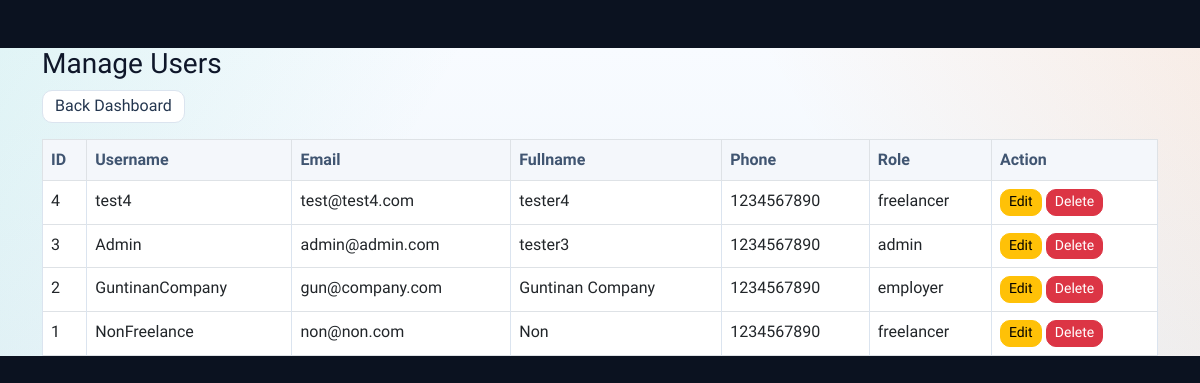
Screenshot of /_legacy/manage_users.php (signed in) with the database file from the repository.
### tables this page shows
CREATE TABLE `users` (
  `user_id` int(11) NOT NULL,
  `username` varchar(50) DEFAULT NULL,
  `email` varchar(100) DEFAULT NULL,
  `password` varchar(255) DEFAULT NULL,
  `fullname` varchar(100) DEFAULT NULL,
  `phone` varchar(20) DEFAULT NULL,
  `gender` varchar(20) DEFAULT NULL,
  `role` enum('admin','employer','freelancer') DEFAULT NULL,
  `created_at` timestamp NOT NULL DEFAULT current_timestamp(),
  `latitude` double DEFAULT NULL,
  `longitude` double DEFAULT NULL,
  `company_details` text DEFAULT NULL
);

### _legacy/manage_users.php (the view, shortened to what this page needs)
<?php
require_once __DIR__ . "/../config/config.php";
$users = mysqli_query($conn,"
SELECT *
FROM users
ORDER BY user_id DESC
");
?>
<!DOCTYPE html>
<html>
<head>
<link href="https://cdn.jsdelivr.net/npm/bootstrap@5.3.0/dist/css/bootstrap.min.css" rel="stylesheet">
<link rel="stylesheet" href="../assets/css/freelancehub-theme.css">
</head>
<body>
<div class="container mt-5">
<h3>Manage Users</h3>
<a href="../admin/dashboard.php" class="btn btn-secondary mb-3">
Back Dashboard
</a>
<table class="table table-bordered">
<tr>
<th>ID</th>
<th>Username</th>
<th>Email</th>
<th>Fullname</th>
<th>Phone</th>
<th>Role</th>
<th>Action</th>
</tr>
<?php while($row=mysqli_fetch_assoc($users)){ ?>
<tr>
<td><?php echo $row['user_id']; ?></td>
<td><?php echo $row['username']; ?></td>
<td><?php echo $row['email']; ?></td>
<td><?php echo $row['fullname']; ?></td>
<td><?php echo $row['phone']; ?></td>
<td><?php echo $row['role']; ?></td>
<td>
<a href="edit_user.php?id=<?php echo $row['user_id']; ?>"
class="btn btn-warning btn-sm">
Edit
</a>
<a href="manage_users.php?delete=<?php echo $row['user_id']; ?>"
class="btn btn-danger btn-sm"
onclick="return confirm('Delete user?')">
Delete
</a>
</td>
</tr>
<?php } ?>
</table>
</div>
</body>
</html>

### assets/css/freelancehub-theme.css (style rules this page uses)
:root { --navy: #0b1220; --navy2: #111c31; --navy3: #26364f; --accent: #5b5ff4; --accent2: #7478ff; --blue: #0ea5e9; --green: #14b87a; --yellow: #f59e0b; --orange: #f97316; --pink: #ec4899; --cyan: #06b6d4; --red: #ef4444; --light: #eef3f8; --white: #ffffff; --text: #0f172a; --muted: #64748b; --border: #dbe4ef; --radius: 8px; --shadow-sm: 0 1px 2px rgba(15, 23, 42, .04), 0 10px 24px rgba(15, 23, 42, .06); --shadow-md: 0 18px 42px rgba(15, 23, 42, .10); --focus-ring: 0 0 0 4px rgba(91, 95, 244, .16); }
*, *::before, *::after { letter-spacing: 0 !important; }
html { background: #0b1220; }
body { font-family: 'Noto Sans Thai', 'Sora', system-ui, -apple-system, BlinkMacSystemFont, 'Segoe UI', sans-serif !important; background: linear-gradient(120deg, rgba(20, 184, 166, .10) 0%, rgba(20, 184, 166, 0) 34%), linear-gradient(240deg, rgba(249, 115, 22, .10) 0%, rgba(249, 115, 22, 0) 32%), linear-gradient(180deg, #f8fbff 0%, #edf4fa 360px, #f5f7fb 100%) !important; color: var(--text) !important; text-rendering: optimizeLegibility; -webkit-font-smoothing: antialiased; }
a { color: var(--accent); }
.btn, button, .btn-login, .btn-register, .btn-primary, .btn-post, .btn-save, .btn-submit, .btn-apply, .btn-post-new, .hero-action.primary, .upload-action, .act-btn, .btn-rate, .btn-back, .btn-detail, .btn-salary-apply, .btn-salary-clear, .btn-cancel, .btn-del-confirm, .resume-link { border-radius: 10px !important; font-family: 'Noto Sans Thai', 'Sora', system-ui, sans-serif !important; line-height: 1.2 !important; }
.btn-secondary, .btn-detail, .btn-back, .btn-cancel, .btn-salary-clear, .hero-action.secondary { background: #ffffff !important; border: 1px solid var(--border) !important; color: #24364f !important; box-shadow: none !important; }
.mini-table th, .data-table th, table th { background: #f4f7fb !important; color: #405571 !important; font-weight: 700 !important; text-transform: none !important; }
.mini-table td, .data-table td, table td { color: #1e293b; border-color: #dbe4ef !important; }

### rows the page displays
users: user_id "4", username "test4", email "test@test4.com", fullname "tester4", phone "1234567890", role "freelancer"
users: user_id "3", username "Admin", email "admin@admin.com", fullname "tester3", phone "1234567890", role "admin"
users: user_id "2", username "GuntinanCompany", email "gun@company.com", fullname "Guntinan Company", phone "1234567890", role "employer"
users: user_id "1", username "NonFreelance", email "non@non.com", fullname "Non", phone "1234567890", role "freelancer"
